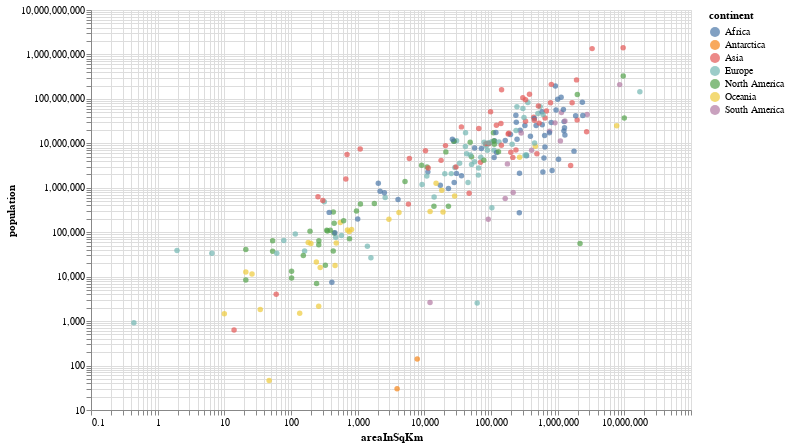

Notebook source saved alongside this figure:
### Markdown cell above
Now the data is ready to be visualized. Note: We will spend considerable time in the coming tutorials to get data into shape, so that we can start visualizing them. This is an important and often laborious step in any visualization project, which is why we also spend a bit of time on it here.

Because there are many countries with small populations, and few very large ones, we use [logarithmic scales](https://en.wikipedia.org/wiki/Logarithmic_scale) on both axes by adding `scale(type='log')`. And because logarithmic scales cannot contain zero values, we skip the territories with a population of 0 (such as Antarctica).

### Code cell
alt.Chart(countries).transform_filter(alt.datum.population>0).mark_circle().encode(
  alt.X('areaInSqKm').scale(type='log'),
  alt.Y('population').scale(type='log'),
  color='continent',
  tooltip = ["name", "capital", "areaInSqKm", "population", "continent"]
).interactive().properties(
  width=600,
  height=400
)

### Figure 1 — Vega-Lite specification as saved in the notebook (floating-point values rounded to 4 significant figures; data arrays with more than 128 entries replaced by an {"elided": "..."} marker saying what was removed)
{"config": {"view": {"continuousWidth": 300, "continuousHeight": 300}}, "data": {"name": "data-1845407f5a04ba73daa16a45b098ebd0"}, "mark": {"type": "circle"}, "encoding": {"color": {"field": "continent", "type": "nominal"}, "tooltip": [{"field": "name", "type": "nominal"}, {"field": "capital", "type": "nominal"}, {"field": "areaInSqKm", "type": "quantitative"}, {"field": "population", "type": "quantitative"}, {"field": "continent", "type": "nominal"}], "x": {"field": "areaInSqKm", "scale": {"type": "log"}, "type": "quantitative"}, "y": {"field": "population", "scale": {"type": "log"}, "type": "quantitative"}}, "height": 400, "params": [{"name": "param_1", "select": {"type": "interval", "encodings": ["x", "y"]}, "bind": "scales"}], "transform": [{"filter": "(datum.population > 0)"}], "width": 600, "$schema": "https://vega.github.io/schema/vega-lite/v5.6.1.json", "datasets": {"data-1845407f5a04ba73daa16a45b098ebd0": {"elided": "252 records"}}}
